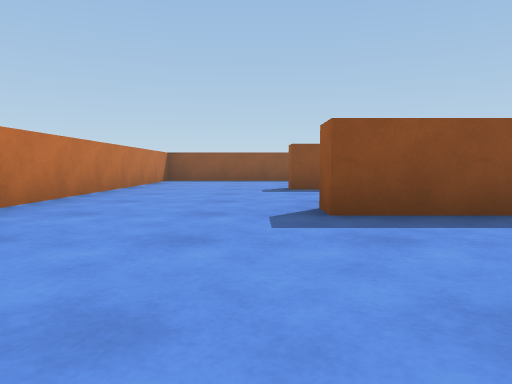
view 1 (above)

17 first-person views from a walk through a 3-D level made in the Unity game engine. The camera is 0.33 m above the floor, tilts 4° down and sees 70° across. The floor is counted in squares, 1 m on a side. Each view is taken from the middle of a square. On the plan, view 1 faces up. The plan holds only what a view shows up to about 9 squares ahead; the rest is blank. The player is left out.

view 2
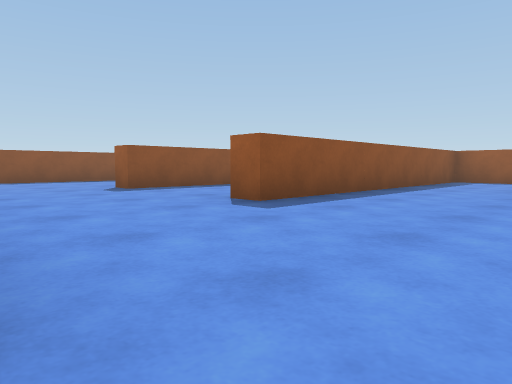

view 3
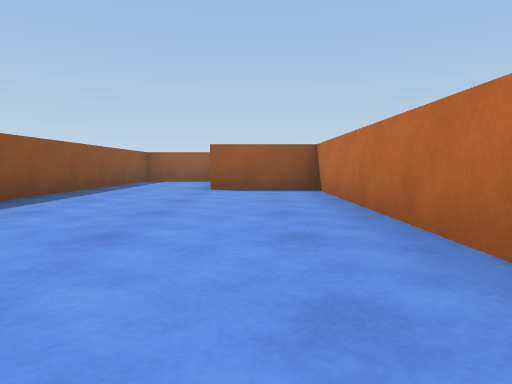

view 4
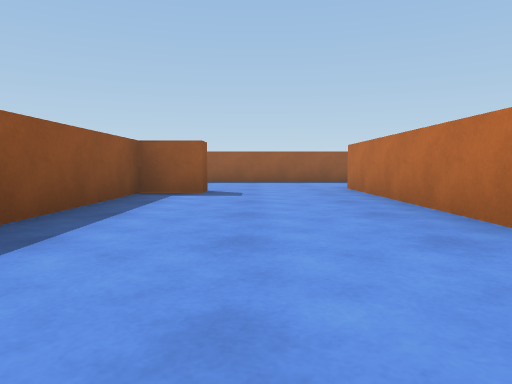

view 5
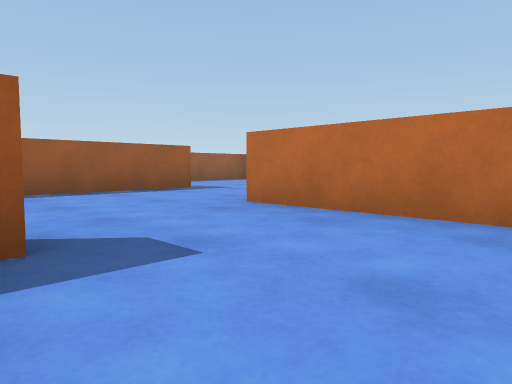

view 6
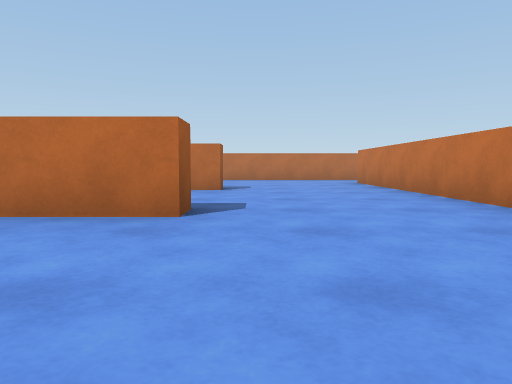

view 7
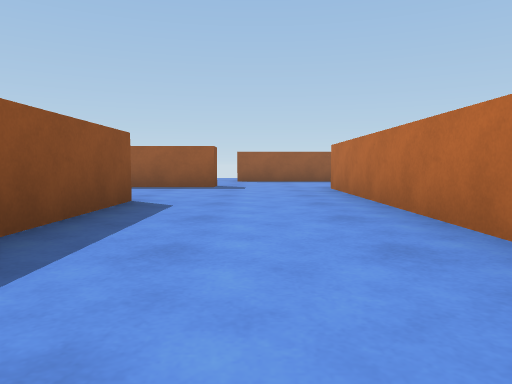

view 8
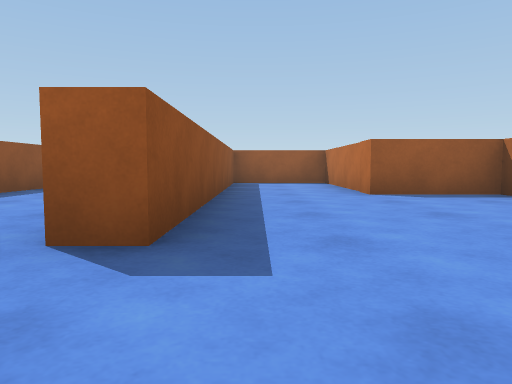

view 9
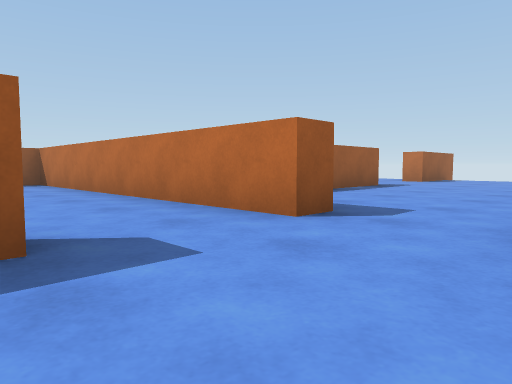

view 10
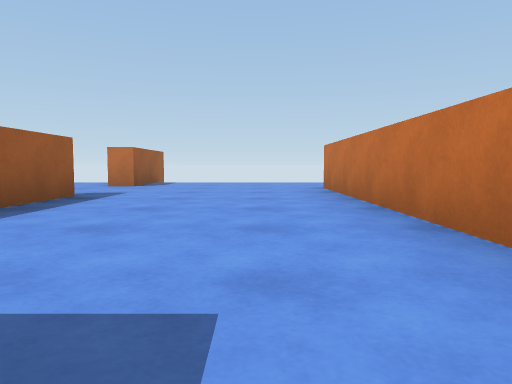

view 11
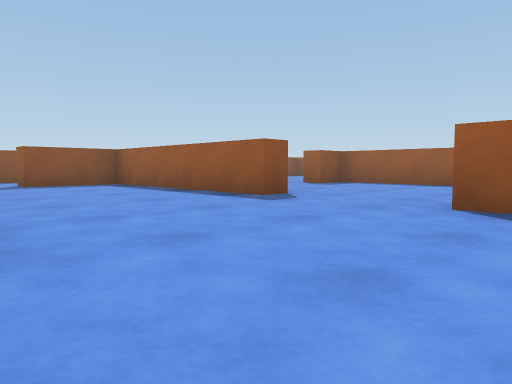

view 12
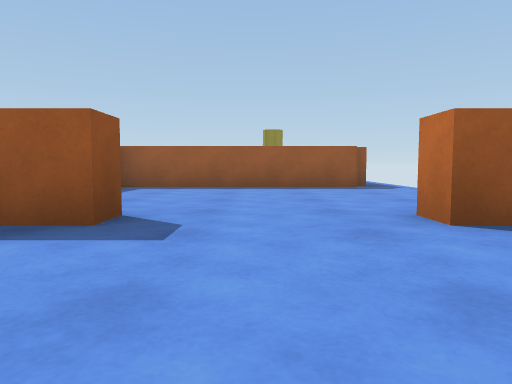

view 13
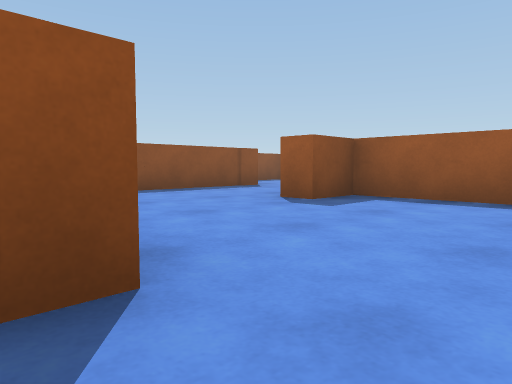

view 14
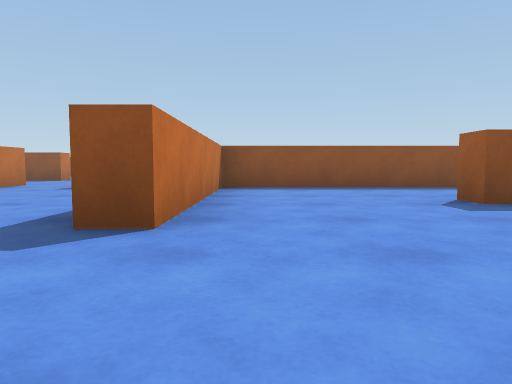

view 15
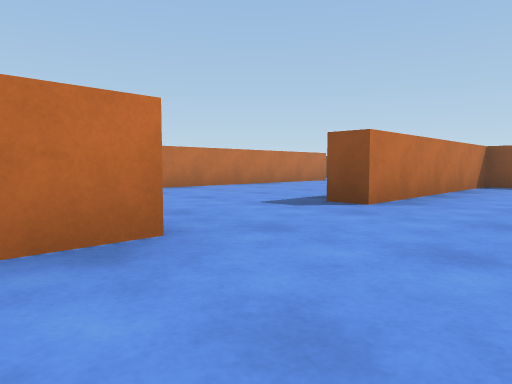

view 16
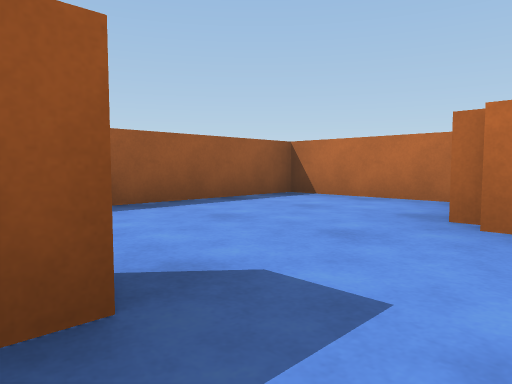

view 17
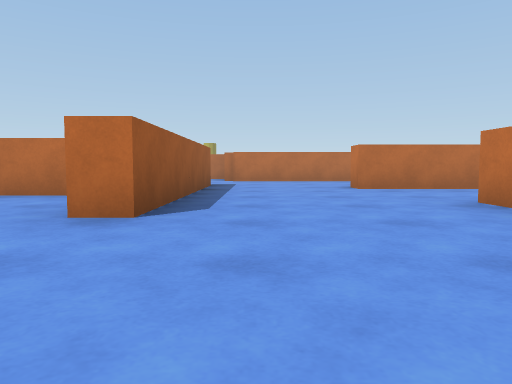

### Floor plan
Points are (right, up) in squares from view 1. A wall is a line through its corners. A room is listed if a view was taken in it or the views show most of it. See-through windows are left out.
Room 1 (views 1, 2, 3, 8)
walls: (-2, 2.5) (-2, 0.6); (-2.5, -0.9) (3.3, -0.9) (3.3, 0.6) (6.3, 0.6) (6.3, 2.4) (0.5, 2.4)
ways out: opening at (-0.5, 3) to room 3; opening at (-2, 0) to room 4
Room 2 (views 4, 5, 6)
walls: (0.5, 5.6) (4.5, 5.6); (4, 7.7) (3.5, 7.7) (3.5, 8.4) (-2, 8.4) (-2, 5.5); (6.8, 4.7) (6.8, 7.4)
ways out: opening at (-0.5, 5) to room 3; opening at (5.5, 5) to room 3; opening at (5.5, 8) to room 7
Room 3 (views 7, 16)
walls: (2.5, 2.9) (6.5, 2.9); (0.5, 2.4) (0.5, 2.9) (1, 2.9); (4.5, 5.6) (4.5, 5.2) (0.5, 5.2) (0.5, 5.6); (-2, 5.5) (-2, 2.5)
ways out: opening at (-0.5, 3) to room 1; opening at (-0.5, 5) to room 2; opening at (5.5, 5) to room 2; opening at (7, 4) to room 8
Room 4 (views 9, 10)
walls: (-4, -0.5) (-4, -1.5); (-4.5, 1.4) (-5.4, 1.4); (-2.5, -1.3) (-2.5, -0.9)
ways out: opening at (-2, 0) to room 1; opening at (-3, -2) to room 5
Room 5 (views 11, 12)
walls: (-1, -5.1) (-1, -1.3) (-2.5, -1.3); (-4, -1.5) (-4, -6.6); (-1, -9.1) (-1, -7.1)
ways out: opening at (-3, -2) to room 4; opening at (-1, -6.5) to room 6; opening at (-4, -7.5)
Room 6 (views 13, 14, 15)
walls: (-1, -7.1) (-0.5, -7.1) (-0.5, -7.8); (2.8, -7.6) (2.8, -3.8) (2, -3.8); (1.4, -1.3) (-0.5, -1.3) (-0.5, -5.1) (-1, -5.1)
ways out: opening at (-1, -6.5) to room 5; opening at (2.5, -2.5)
Room 7 (view 17)
walls: (4, 8.1) (4, 7.7); (6.8, 7.4) (6.8, 8.7) (7.3, 8.7); (8.1, 6.9) (9, 6.9)
ways out: opening at (5.5, 8) to room 2
Room 8 (no view inside)
walls: (7.3, 4.7) (6.8, 4.7); (7, 1.3) (9, 1.3) (9, 4.5)
ways out: opening at (7, 4) to room 3; opening at (9, 5.5)

Where each view was taken, in squares from view 1:
view 1: 0 up, 0 right, facing up
view 2: 0 up, 2 left, facing up-right
view 3: 0 up, 2 left, facing right
view 4: 7 up, 1 left, facing right
view 5: 8 up, 2 right, facing down-right
view 6: 8 up, 0 right, facing down
view 7: 4 up, 1 right, facing right
view 8: 2 up, 1 left, facing right
view 9: 1 up, 4 left, facing down-right
view 10: 1 down, 3 left, facing down
view 11: 8 down, 4 left, facing up-right
view 12: 6 down, 3 left, facing right
view 13: 6 down, 1 left, facing up-right
view 14: 7 down, 0 right, facing up
view 15: 8 down, 1 right, facing up-left
view 16: 5 up, 6 right, facing down-right
view 17: 11 up, 6 right, facing down
